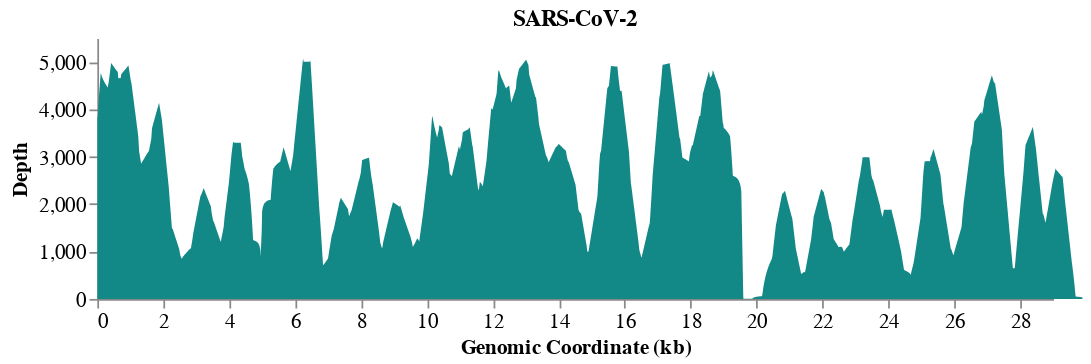

Here is the notebook cell this chart was saved with:
### Code cell
# Coverage plot
reference_length_kb = reference_length // 1000

plot = (
    alt.Chart(binned_depths)
    .mark_area()
    .transform_window(rolling_mean="mean(depth)", frame=[-50, 50])
    .encode(
        x=alt.X(
            "position",
            title="Genomic Coordinate (kb)",
            scale=alt.Scale(domain=[0, reference_length_kb]),
        ),
        y=alt.Y("rolling_mean:Q", scale=alt.Scale(type="linear"), title="Depth"),
    )
    .properties(
        title=f"SARS-CoV-2",
        width=550,
        height=150,
    )
)
plot

### Figure 1 — Vega-Lite specification as saved in the notebook (floating-point values rounded to 4 significant figures; data arrays with more than 128 entries replaced by an {"elided": "..."} marker saying what was removed)
{"config": {"range": {"heatmap": ["#264153", "#2c7fb8", "#41b6c4", "#7fcdbb", "#c7e9b4", "#ffffcc"], "categroy": ["#16347B", "#0072C7", "#01ACEC", "#97E9FC", "#0A605E", "#1DA893", "#3DD8BE", "#ABEFE2", "#37257D", "#9C78E0", "#CBC0F9", "#E3DDFF", "#BC5B00", "#EB984A", "#FCE34D", "#FEF2A3", "#950303", "#DD3A3A", "#FF8D8B", "#FFD5CB", "#771354", "#C13A8B", "#F28BBF", "#F9D9E7"], "ramp": ["#264153", "#2c7fb8", "#41b6c4", "#7fcdbb", "#c7e9b4", "#ffffcc"]}, "area": {"fill": "#128887"}, "bar": {"fill": "#128887"}, "mark": {"color": "#128887"}, "axis": {"labelFont": "Fira Sans, Helvetica", "labelFontSize": 12, "titleFont": "Fira Sans, Helvetica", "titleFontSize": 12, "grid": false}, "legend": {"labelFont": "Fira Sans, Helvetica", "labelFontSize": 12, "titleFont": "Fira Sans, Helvetica", "titleFontSize": 12}, "title": {"font": "Fira Sans, Helvetica"}, "view": {"width": 400, "height": 400, "strokeWidth": 0}, "background": "white"}, "data": {"name": "data-61e1e83d8ad5a2bbe7f44734cd0e3155"}, "mark": "area", "encoding": {"x": {"type": "quantitative", "field": "position", "scale": {"domain": [0, 29]}, "title": "Genomic Coordinate (kb)"}, "y": {"type": "quantitative", "field": "rolling_mean", "scale": {"type": "linear"}, "title": "Depth"}}, "height": 150, "title": "SARS-CoV-2", "transform": [{"window": [{"op": "mean", "field": "depth", "as": "rolling_mean"}], "frame": [-50, 50]}], "width": 550, "$schema": "https://vega.github.io/schema/vega-lite/v4.8.1.json", "datasets": {"data-61e1e83d8ad5a2bbe7f44734cd0e3155": {"elided": "4982 records"}}}
